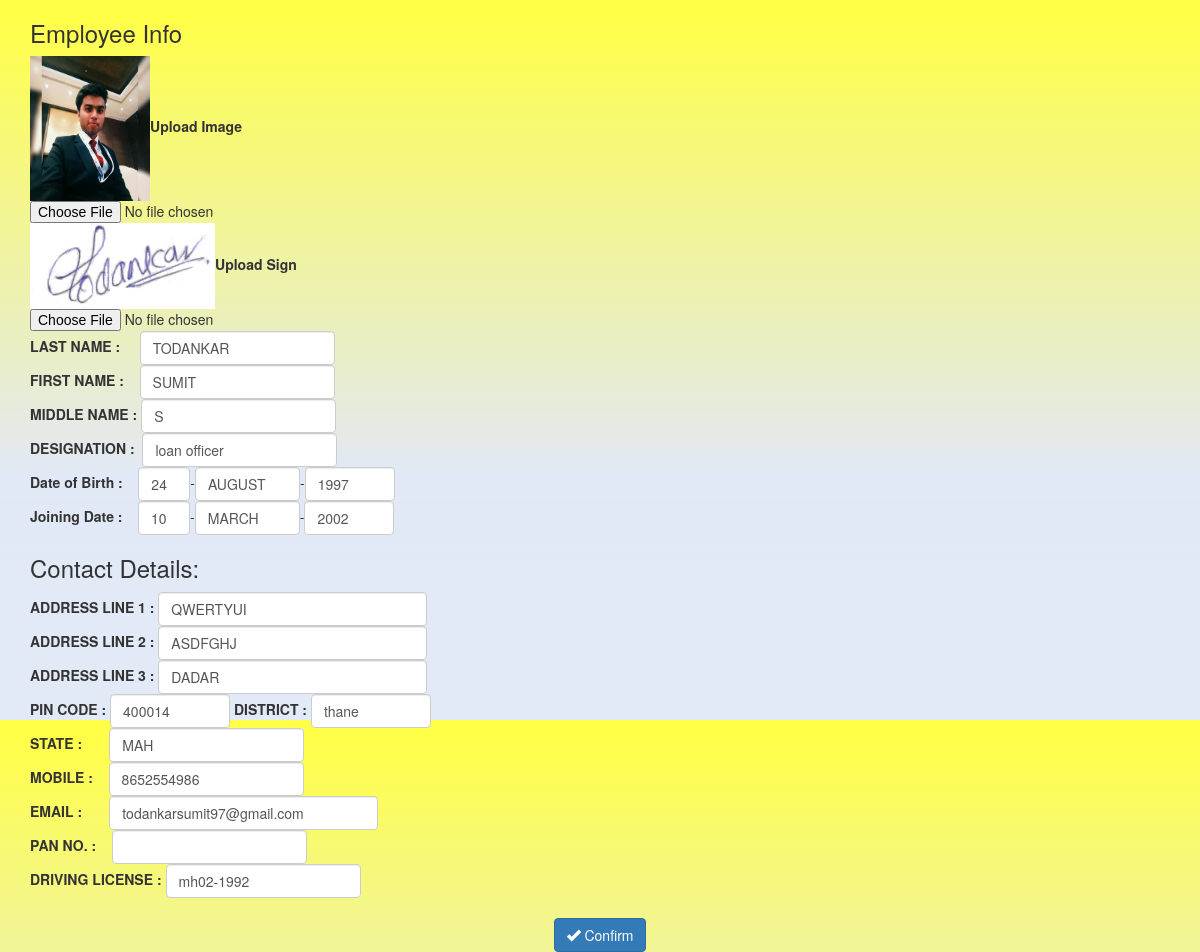
The page /emp_update.php?empid=3 (signed in) on the database its author committed.
### tables this page shows
CREATE TABLE `employee` (
  `empid` int(11) NOT NULL,
  `image_name` varchar(100) NOT NULL,
  `image_path` varchar(200) NOT NULL,
  `lastname` varchar(20) NOT NULL,
  `firstname` varchar(20) NOT NULL,
  `middlename` varchar(20) NOT NULL,
  `day` int(5) NOT NULL,
  `month` varchar(10) NOT NULL,
  `year` int(11) NOT NULL,
  `gender` varchar(1) NOT NULL,
  `bloodgroup` varchar(3) NOT NULL,
  `addr1` varchar(25) NOT NULL,
  `addr2` varchar(20) NOT NULL,
  `addr3` varchar(20) NOT NULL,
  `pin` int(11) NOT NULL,
  `dist` varchar(20) NOT NULL,
  `state` varchar(5) NOT NULL,
  `mob` varchar(11) NOT NULL,
  `email` varchar(25) NOT NULL,
  `pan` varchar(10) DEFAULT NULL,
  `drive` varchar(10) DEFAULT NULL,
  `startday` int(11) NOT NULL,
  `startmonth` varchar(10) NOT NULL,
  `startyear` int(11) NOT NULL,
  `jobtitle` varchar(20) NOT NULL,
  `sign_name` varchar(100) NOT NULL,
  `sign_path` varchar(200) NOT NULL
);

### emp_update.php (the view, shortened to what this page needs)
<!DOCTYPE html>
<html>
<head>
<link rel="stylesheet" href="./bootstrap-3.3.7-dist/css/bootstrap.min.css">
</head>
<body background="./css/template.jpg">
</body>
</html>
<?php
include 'include/session.php';
$a = $_GET['empid'];
		$sql = "SELECT * FROM employee WHERE empid='$a'";
		$res = $conn->query($sql);
				if($res->num_rows > 0)
				{
					$row = $res->fetch_assoc();
				}
			emp_update($row,$a);
function emp_update($row,$a)
{		echo  "<form class='form-inline' action='eupdate.php?e=$a' method='post' enctype='multipart/form-data'><div class='container '>";
	echo "<h3>Employee Info</h3>";
	echo "<img alt='emp_image' width='120px' src='$row[image_path]' height='145px' id='passport'>";
	echo "<b>Upload Image</b><input type='file' accept='image/*'  name='image' onchange='loadFile(event)' >";
	echo "<img alt='emp_sign'  src= '$row[sign_path]' id='sig' width='185px' height='86px'>";
	echo "<b>Upload Sign</b><input type='file'  accept='image/*' name='signature' onchange='upload_sign(event)'>";
	echo "<b>LAST NAME : &nbsp;&nbsp;&nbsp;&nbsp;</b><input type='text' name='lastname' value='$row[lastname]' class='form-control' ><br>";
	echo "<b>FIRST NAME : &nbsp;&nbsp;&nbsp;</b><input type='text' name='firstname' value='$row[firstname]' class='form-control'><br>";
	echo "<b>MIDDLE NAME : </b><input type='text' name='middlename' value='$row[middlename]' class='form-control'><br>";
	echo "<b>DESIGNATION : &nbsp;</b><input type='text' name='jobtitle' value='$row[jobtitle]' class='form-control'><br>";
	echo "<b>Date of Birth : &nbsp;&nbsp;&nbsp;</b><input type='text' name='day' value='$row[day]' class='form-control' size='1'>-<input type='text' value='$row[month]' name='month' class='form-control' size='8'>-<input type='number' value='$row[year]' name='year' class='form-control' size='3' min='1930' max='2000'><br>";
	echo "<b>Joining Date : &nbsp;&nbsp;&nbsp;</b><input type='text' name='startday' value='$row[startday]' class='form-control' size='1'>-<input type='text' name='startmonth' value='$row[startmonth]' class='form-control' size='8'>-<input type='number' value='$row[startyear]' name='startyear' class='form-control' size='3' min='1930' max='2018'><br>";
	echo "<h3>Contact Details:</h3>";
	echo "<b>ADDRESS LINE 1 : </b><input type='text' size='30' name='addr1' value='$row[addr1]' class='form-control' ><br>";
	echo "<b>ADDRESS LINE 2 : </b><input type='text' size='30' name='addr2' value='$row[addr2]' class='form-control' ><br>";
	echo "<b>ADDRESS LINE 3 : </b><input type='text' size='30' name='addr3' value='$row[addr3]' class='form-control' ><br>";
	echo "<b>PIN CODE : </b><input type='text' size='10' name='pin' value='$row[pin]' class='form-control' >";
	echo "<b>&nbsp;DISTRICT : </b><input type='text' size='10' name='dist' value='$row[dist]' class='form-control' ><br>";
echo "<b>STATE : &nbsp;&nbsp;&nbsp;&nbsp;&nbsp;&nbsp;</b><input type='text' size='' name='state' value='$row[state]' class='form-control' ><br>";
echo "<b>MOBILE : </b>&nbsp;&nbsp;&nbsp;<input type='number' size='3' name='mob' class='form-control'   value='$row[mob]'><br>";
echo "<b>EMAIL : </b>&nbsp;&nbsp;&nbsp;&nbsp;&nbsp;&nbsp;<input type='text' size='30' name='email' value='$row[email]' class='form-control' ><br>";
echo "<b>PAN NO. : </b>&nbsp;&nbsp;&nbsp;<input type='text' size='' name= 'pan' value='$row[pan]' class='form-control' ><br>";
echo "<b>DRIVING LICENSE : </b><input type='text' name= 'drive' size='' value='$row[drive]' class='form-control' ><br></div><br>";
			echo "<center><button type='submit' name='confirm' class='btn btn-primary'><span class='glyphicon glyphicon-ok'></span> Confirm</button></center>";
echo "</form>";
}
?>

### rows shown on the page
employee: image_path (picture), sign_path (picture), lastname "TODANKAR", firstname "SUMIT", middlename "S", jobtitle "loan officer", day "24", month "AUGUST", year "1997", startday "10", startmonth "MARCH", startyear "2002", addr1 "QWERTYUI", addr2 "ASDFGHJ", addr3 "DADAR", pin "400014", dist "thane", state "MAH", mob "8652554986", email "todankarsumit97@gmail.com", drive "mh02-1992"
